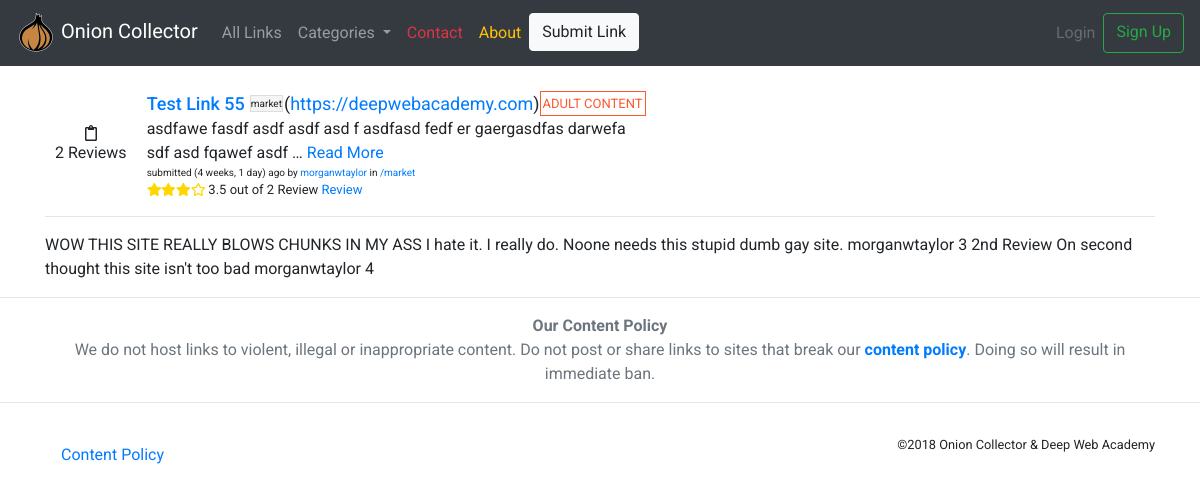
The page /links/test-link-5/ on the database its author committed.
### links/models.py (models this page shows, shortened)
class Link(models.Model):
    user = models.ForeignKey(settings.AUTH_USER_MODEL,on_delete=models.DO_NOTHING, related_name='links')
    created_at = models.DateTimeField(
            auto_now=True)
    title = models.CharField(max_length=30)
    slug = models.SlugField(unique=True)
    description = models.TextField(max_length = 255)
    category = models.ForeignKey(Category,on_delete=models.DO_NOTHING, related_name='links', null=True, blank=True)
    link = models.URLField(default = 'https://deepwebacademy.com')
    nsfw = models.BooleanField(default = False)
    votes = models.IntegerField(default = 1)
    likes = models.ManyToManyField(settings.AUTH_USER_MODEL, blank=True, related_name='link_likes')
    class Meta:
        ordering = ["-created_at"]
        unique_together = ['user', 'title']
    def average_rating(self):
        all_ratings = list(map(lambda x: x.rating, self.review_set.all()))
        return np.mean(all_ratings)

class Category(models.Model):
    title = models.CharField(max_length=25)
    slug = models.SlugField(unique=True)
    def __str__(self):
        return self.title
    class Meta:
        verbose_name_plural = "Categories"

class Review(models.Model):
    RATING_CHOICES = (
        (1, '1 Star'),
        (2, '2 Star'),
        (3, '3 Star'),
        (4, '4 Star'),
        (5, '5 Star')
    )
    user = models.ForeignKey(settings.AUTH_USER_MODEL, on_delete=models.DO_NOTHING)
    link = models.ForeignKey(Link, on_delete=models.DO_NOTHING)
    created_at = models.DateTimeField(auto_now=True)
    title = models.CharField(max_length=50)
    review = models.TextField(max_length=250, default="")
    rating = models.IntegerField(choices = RATING_CHOICES, default=1)

### links/views.py (the view)
# urls.py: path('<slug>/', views.LinkDetailView.as_view(), name='detail'),
class LinkDetailView(generic.DetailView):
    model = Link

### links/templatetags/link_extras.py (called while the page is built)
@register.inclusion_tag('links/categories/category_nav.html')
def nav_category_list():
    category = Category.objects.all()
    return {'category': category}

### links/templates/links/link_detail.html
{% extends 'base.html' %}
{% load staticfiles %}
{% block content %}
{% include 'links/base/_link.html' %}
 {% for review in link.review_set.all %}
  {{review.title}}
  {{review.review}}
  {{review.user}}
  {{review.rating}}
 {% endfor %}
{% endblock %}

### links/templates/links/base/_link.html (shortened to what this page needs)
{% load staticfiles %}
<div class="content-container">
  <div class="pt-4">
      <div class="content-container">
        <div class="content-upvote-container">
          <a><i class="far fa-clipboard"></i></a>
            <p>{{ link.review_set.count }} Review{{ link.review_set.count|pluralize  }}</p>
        </div>
        <div class="content-info">
          <div class="content-title">
            <a href="{% url 'links:detail' slug=link.slug %}"><h1 class="link-title no-wrap t-l">{{ link.title|lower|title }}</h1></a>
            <div class="link-category">
              <p class="t-xs">{{ link.category|lower }}</p>
            </div>
            <p class="t-l">({{ link.link|urlize }})</p>
            {% if link.nsfw == True %}
            <div class="link-nsfw">
              <p class="t-s">ADULT CONTENT</p>
            </div>
            {% endif %}
          </div>
          <div class="content-description">
            <p class="t-m"> {% if link.description|wordcount <= 15 %}
                              {{ link.description }}
                            {% else %}
                              {{ link.description|truncatewords:15 }}
                              <a href="{% url 'links:detail' slug=link.slug %}">Read More</a>
                            {% endif %}
            </p>
          </div>
          <div class="content-details">
            <p class="t-xs">submitted ({{ link.created_at|timesince }}) ago by <a href="{% url 'links:user_account' username=link.user.username %}">{{ link.user }}</a> in <a href="{% url 'links:category_detail' slug=link.category.slug %}">/{{link.category.slug}}</a></p>
            <p class="t-s"<p>
                <span class="stars" data-rating="{{ link.average_rating }}" data-num-stars="5" ></span>
                {{ link.average_rating }} out of {{ link.review_set.count }} Review{{ link.review_set|pluralize }}
              <a href="{% url 'links:review' slug=link.slug %}"> Review</a>
              </p>
          </div>
        </div>
      </div>
  </div>
</div>
<hr>

### onioncollector/static/css/layout.css (style rules this page uses)
* { font-family: 'Roboto', sans-serif; }
p { margin: 0px; }
.t-xs { font-size: x-small; }
.t-s { font-size: small; }
.t-m { font-size: medium; }
.t-l { font-size: large; }

### onioncollector/static/css/link.css (style rules this page uses)
.link-title { margin: 0px 5px 0px 0px; }
.link-category { background-color: #f5f5f5; border: 0.92px solid #dddddd; margin-right: auto; }
.link-nsfw { background-color: #ffffff; border: 1.1px solid #ff582e; color: #ff582e; margin-right: auto; padding: 2px; }
.no-wrap { flex: 0 0 auto; }
.pt-4 { padding:0; }
.content-container { display: flex; align-items: center; flex-wrap: wrap; }
.content-upvote-container { display: flex; flex-direction: column; margin: 0 10 0 10; align-items: center; justify-content: center; }
.content-info { flex-direction: column; flex-wrap: wrap; flex: 1 1; margin: 0 0 0 10px; }
.content-title { display: flex; align-self: flex-start; align-items: center; justify-content: space-between; flex-wrap: wrap; margin: 0px; }
.content-description, .review-description { max-width: 500px; }

### rows shown on the page
Link: review_set.count "2", title "Test Link 55", category "market", link "https://deepwebacademy.com", description "asdfawe fasdf asdf asdf asd f asdfasd fedf er gaergasdfas darwefa sdf asd fqawef asdf …", created_at "4 weeks, 1 day", user "morganwtaylor", category.slug "market", average_rating "3.5"
Review: title "WOW THIS SITE REALLY BLOWS CHUNKS IN MY ASS", review "I hate it. I really do. Noone needs this stupid dumb gay site.", user "morganwtaylor", rating "3"
Review: title "2nd Review", review "On second thought this site isn't too bad", user "morganwtaylor", rating "4"
